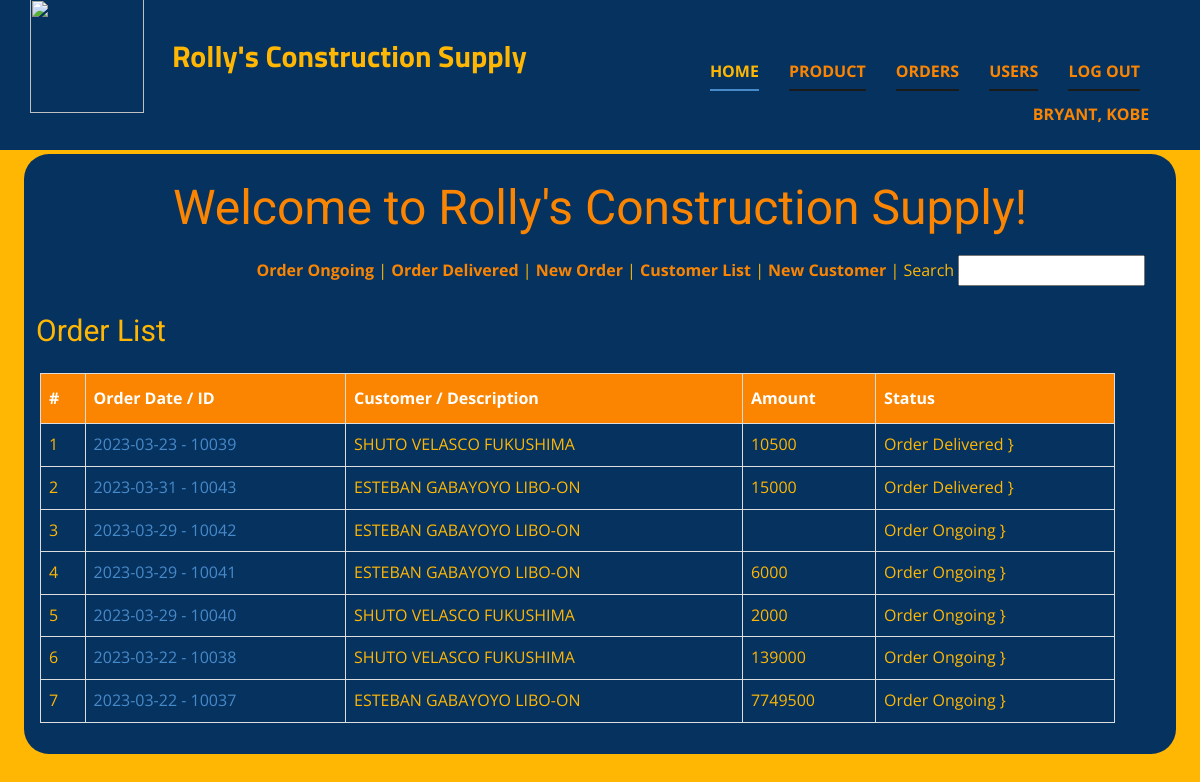
The app's page /index.php?page=operations&action=completeorder (signed in) with its own data.
### tables this page shows
CREATE TABLE IF NOT EXISTS `tbl_users` (
  `user_id` int(8) unsigned NOT NULL AUTO_INCREMENT,
  `user_lastname` varchar(180) NOT NULL DEFAULT '',
  `user_firstname` varchar(180) NOT NULL DEFAULT '',
  `user_email` varchar(180) NOT NULL DEFAULT '',
  `user_password` varchar(180) NOT NULL DEFAULT '',
  `user_date_added` date NOT NULL,
  `user_time_added` time NOT NULL,
  `user_date_updated` date NOT NULL,
  `user_time_updated` time NOT NULL,
  `user_status` int(1) NOT NULL DEFAULT 0,
  `user_token` varchar(255) NOT NULL DEFAULT '',
  `user_access` varchar(255) NOT NULL DEFAULT '',
  PRIMARY KEY (`user_id`)
);

CREATE TABLE IF NOT EXISTS `tbl_orderdetails` (
  `order_id` int(8) unsigned NOT NULL AUTO_INCREMENT,
  `client_id` int(8) NOT NULL,
  `orderdetails_date_added` date NOT NULL,
  `orderdetails_time_added` time NOT NULL,
  `orderdetails_date_updated` date NOT NULL,
  `orderdetails_time_updated` time NOT NULL,
  `orderdetails_status` int(1) NOT NULL,
  PRIMARY KEY (`order_id`),
  KEY `client_id` (`client_id`)
);

CREATE TABLE IF NOT EXISTS `tbl_client` (
  `client_id` int(8) unsigned NOT NULL AUTO_INCREMENT,
  `client_name` varchar(180) NOT NULL DEFAULT '',
  `client_address` varchar(180) NOT NULL DEFAULT '',
  `client_number` varchar(180) NOT NULL DEFAULT '',
  `client_date_added` date NOT NULL,
  `client_time_added` time NOT NULL,
  `client_date_updated` date NOT NULL,
  `client_time_updated` time NOT NULL,
  `client_status` int(1) NOT NULL,
  `client_token` varchar(255) NOT NULL,
  `client_access` varchar(255) NOT NULL,
  PRIMARY KEY (`client_id`)
);

### classes/class.user.php (called while the page is built, shortened)
<?php
class User{
	private $DB_SERVER='localhost';
	private $DB_USERNAME='root';
	private $DB_PASSWORD='';
	private $DB_DATABASE='rolly_db';
	private $conn;
	public function __construct(){
		$this->conn = new PDO("mysql:host=".$this->DB_SERVER.";dbname=".$this->DB_DATABASE,$this->DB_USERNAME,$this->DB_PASSWORD);
	}
	function get_user_id($email){
		$sql="SELECT user_id FROM tbl_users WHERE user_email = :email";
		$q = $this->conn->prepare($sql);
		$q->execute(['email' => $email]);
		$user_id = $q->fetchColumn();
		return $user_id;
	}
	function get_user_firstname($id){
		$sql="SELECT user_firstname FROM tbl_users WHERE user_id = :id";
		$q = $this->conn->prepare($sql);
		$q->execute(['id' => $id]);
		$user_firstname = $q->fetchColumn();
		return $user_firstname;
	}
	function get_user_lastname($id){
		$sql="SELECT user_lastname FROM tbl_users WHERE user_id = :id";
		$q = $this->conn->prepare($sql);
		$q->execute(['id' => $id]);
		$user_lastname = $q->fetchColumn();
		return $user_lastname;
	}
}

### classes/class.release.php (called while the page is built, shortened)
<?php
class Order{
	private $DB_SERVER='localhost';
	private $DB_USERNAME='root';
	private $DB_PASSWORD='';
	private $DB_DATABASE='rolly_db';
	private $conn;
	public function __construct(){
		$this->conn = new PDO("mysql:host=".$this->DB_SERVER.";dbname=".$this->DB_DATABASE,$this->DB_USERNAME,$this->DB_PASSWORD);
	}
	public function list_order(){
		$sql="SELECT * FROM tbl_orderdetails";
		$q = $this->conn->query($sql) or die("failed!");
		while($r = $q->fetch(PDO::FETCH_ASSOC)){
		$data[]=$r;
		}
		if(empty($data)){
		   return false;
		}else{
			return $data;
		}
	}
        function get_order_status($id){
		$sql="SELECT order_status FROM tbl_order WHERE order_id = :id";
		$q = $this->conn->prepare($sql);
		$q->execute(['id' => $id]);
		$order_status= $q->fetchColumn();
		return $order_status;
	}
    function get_sum($id){
		$sql="SELECT SUM(amount) FROM tbl_order WHERE order_id = :id";
		$q = $this->conn->prepare($sql);
		$q->execute(['id' => $id]);
		$sum = $q->fetchColumn();
		return $sum;
	}
}

### classes/class.client.php (called while the page is built, shortened)
<?php
class Client{
	private $DB_SERVER='localhost';
	private $DB_USERNAME='root';
	private $DB_PASSWORD='';
	private $DB_DATABASE='rolly_db';
	private $conn;
	public function __construct(){
		$this->conn = new PDO("mysql:host=".$this->DB_SERVER.";dbname=".$this->DB_DATABASE,$this->DB_USERNAME,$this->DB_PASSWORD);
	}
	function get_client_name($cid){
		$sql="SELECT client_name FROM tbl_client WHERE client_id = :cid";
		$q = $this->conn->prepare($sql);
		$q->execute(['cid' => $cid]);
		$client_name = $q->fetchColumn();
		return $client_name;
	}
}

### operations-module/completedorders.php (the view)
<h3>Order List</h3>
<div id="subcontent">
    <table id="data-list">
      <tr>
        <th>#</th>
        <th>Order Date / ID</th>
        <th>Customer / Description</th>
        <th>Amount</th>
        <th>Status</th>
      </tr>
<?php
include_once 'classes/class.release.php';
include_once 'classes/class.client.php';
$order = new Order();
$client = new Client();
$count = 1;
if($order->list_order() != false){
foreach($order->list_order() as $value){
   extract($value);
?>
      <tr>
        <td><?php echo $count;?></td>
        <td><a href="index.php?page=operations&action=addorder&id=<?php echo $order_id;?>"><?php echo $orderdetails_date_added.' - '.$order_id;?></a></td>
        <td><?php echo $client->get_client_name($client_id);?></td>
        <td><?php echo $order->get_sum($order_id);?></td>
        <td><?php if($order->get_order_status($order_id) == 1){
            echo "Order Delivered";
          }else{
            echo "Order Ongoing";
          }
          ?>
        }
          </td>
      </tr>
      <tr>
<?php
 $count++;
}
}else{
  echo "No Record Found.";
}
?>
    </table>
</div>

### index.php (shortened to what this page needs)
<?php
include_once 'classes/class.user.php';
$page = (isset($_GET['page']) && $_GET['page'] != '') ? $_GET['page'] : '';
$user = new User();
$user_id = $user->get_user_id($_SESSION['user_email']);
?>
<!DOCTYPE html>
<html style="font-size: 16px;" lang="en"><head>
    <link rel="stylesheet" href="css/stylepage.css" media="screen">
<link rel="stylesheet" href="/css/style.css" media="screen">
<link rel="stylesheet" href="css/custom.css" media="screen">
  </head>
  <body data-home-page="Home.html" data-home-page-title="Home" class="u-body u-xl-mode" data-lang="en"><header class="u-clearfix u-custom-color-1 u-header u-header" id="sec-4cfb"><div class="u-clearfix u-sheet u-sheet-1">
        <a  class="u-image u-logo u-image-1" data-image-width="500" data-image-height="500">
          <img src="images/logo.png" class="u-logo-image u-logo-image-1">
        </a>
        <p class="u-custom-font u-font-titillium-web u-text u-text-default u-text-1">Rolly's Construction Supply </p>
        <nav class="u-menu u-menu-one-level u-offcanvas u-menu-1">
          <div class="u-custom-menu u-nav-container" >
            <ul class="u-nav u-spacing-30 u-unstyled u-nav-1" style="border-radius: 25px;">
	<li class="u-nav-item"><a class="u-border-2 u-border-active-palette-1-base u-border-grey-90 u-border-hover-palette-1-base u-border-no-left u-border-no-right u-border-no-top u-button-style u-nav-link u-text-active-custom-color-3 u-text-custom-color-2 u-text-hover-palette-1-base" href="index.php?page=home" style="padding: 10px 0px;">Home</a>
</li><li class="u-nav-item"><a class="u-border-2 u-border-active-palette-1-base u-border-grey-90 u-border-hover-palette-1-base u-border-no-left u-border-no-right u-border-no-top u-button-style u-nav-link u-text-active-custom-color-3 u-text-custom-color-2 u-text-hover-palette-1-base" href="index.php?page=products" style="padding: 10px 0px;">Product</a>
</li><li class="u-nav-item"><a class="u-border-2 u-border-active-palette-1-base u-border-grey-90 u-border-hover-palette-1-base u-border-no-left u-border-no-right u-border-no-top u-button-style u-nav-link u-text-active-custom-color-3 u-text-custom-color-2 u-text-hover-palette-1-base" href="index.php?page=operations" style="padding: 10px 0px;">Orders</a>
</li><li class="u-nav-item"><a class="u-border-2 u-border-active-palette-1-base u-border-grey-90 u-border-hover-palette-1-base u-border-no-left u-border-no-right u-border-no-top u-button-style u-nav-link u-text-active-custom-color-3 u-text-custom-color-2 u-text-hover-palette-1-base" href="index.php?page=settings" style="padding: 10px 0px;">Users</a>
</li><li class="u-nav-item"><a class="u-border-2 u-border-active-palette-1-base u-border-grey-90 u-border-hover-palette-1-base u-border-no-left u-border-no-right u-border-no-top u-button-style u-nav-link u-text-active-custom-color-3 u-text-custom-color-2 u-text-hover-palette-1-base" href="logout.php" style="padding: 10px 0px;" class="move-right">Log Out</a></li>
                <li><span class="move-right"><?php echo $user->get_user_lastname($user_id).', '.$user->get_user_firstname($user_id);?>&nbsp;&nbsp; &nbsp;&nbsp;</span> </li>
</ul>
          </div>
        </nav>
      </div></header>
    <div id="content">
      <h1 style="text-align:center; color: #FB8500;">Welcome to Rolly's Construction Supply!</h1>
    <?php
      switch($page){
                case 'operations':
                    require_once 'operations-module/index.php';
                break;
            }
    ?>
  </div>
</body>
</html>

### records on screen
tbl_users: $user->get_user_lastname($user_id) "BRYANT", $user->get_user_firstname($user_id) "KOBE"
tbl_orderdetails: orderdetails_date_added "2023-03-23", order_id "10039", client.client_name "SHUTO VELASCO FUKUSHIMA", sum "10500", shows "Order Delivered"
tbl_orderdetails: orderdetails_date_added "2023-03-31", order_id "10043", client.client_name "ESTEBAN GABAYOYO LIBO-ON", sum "15000", shows "Order Delivered"
tbl_orderdetails: orderdetails_date_added "2023-03-29", order_id "10042", client.client_name "ESTEBAN GABAYOYO LIBO-ON", shows "Order Ongoing"
tbl_orderdetails: orderdetails_date_added "2023-03-29", order_id "10041", client.client_name "ESTEBAN GABAYOYO LIBO-ON", sum "6000", shows "Order Ongoing"
tbl_orderdetails: orderdetails_date_added "2023-03-29", order_id "10040", client.client_name "SHUTO VELASCO FUKUSHIMA", sum "2000", shows "Order Ongoing"
tbl_orderdetails: orderdetails_date_added "2023-03-22", order_id "10038", client.client_name "SHUTO VELASCO FUKUSHIMA", sum "139000", shows "Order Ongoing"
tbl_orderdetails: orderdetails_date_added "2023-03-22", order_id "10037", client.client_name "ESTEBAN GABAYOYO LIBO-ON", sum "7749500", shows "Order Ongoing"
